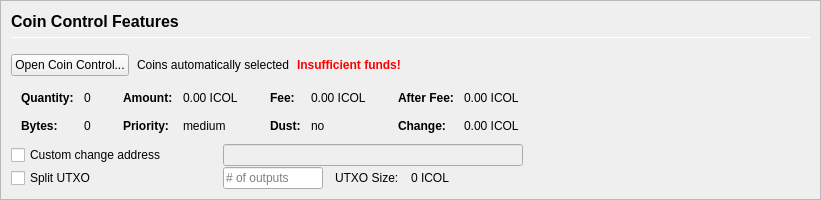
         <widget class="QFrame" name="frameCoinControl">
          <property name="sizePolicy">
           <sizepolicy hsizetype="Expanding" vsizetype="Expanding">
            <horstretch>0</horstretch>
            <verstretch>0</verstretch>
           </sizepolicy>
          </property>
          <property name="maximumSize">
           <size>
            <width>16777215</width>
            <height>16777215</height>
           </size>
          </property>
          <property name="frameShape">
           <enum>QFrame::StyledPanel</enum>
          </property>
          <property name="frameShadow">
           <enum>QFrame::Sunken</enum>
          </property>
          <layout class="QVBoxLayout" name="verticalLayoutCoinControl2">
           <property name="spacing">
            <number>0</number>
           </property>
           <property name="leftMargin">
            <number>0</number>
           </property>
           <property name="topMargin">
            <number>0</number>
           </property>
           <property name="rightMargin">
            <number>0</number>
           </property>
           <property name="bottomMargin">
            <number>0</number>
           </property>
           <item>
            <widget class="QFrame" name="frameCoinControl_BG">
             <layout class="QVBoxLayout" name="verticalLayoutCoinControl" stretch="0,0,0,0,0,0">
              <property name="spacing">
               <number>1</number>
              </property>
              <property name="leftMargin">
               <number>10</number>
              </property>
              <property name="topMargin">
               <number>10</number>
              </property>
              <item>
               <layout class="QHBoxLayout" name="horizontalLayoutCoinControl1">
                <property name="bottomMargin">
                 <number>15</number>
                </property>
                <item>
                 <layout class="QVBoxLayout" name="verticalLayout_3">
                  <property name="spacing">
                   <number>6</number>
                  </property>
                  <item>
                   <widget class="QLabel" name="labelCoinControlFeatures">
                    <property name="sizePolicy">
                     <sizepolicy hsizetype="Preferred" vsizetype="Maximum">
                      <horstretch>0</horstretch>
                      <verstretch>0</verstretch>
                     </sizepolicy>
                    </property>
                    <property name="minimumSize">
                     <size>
                      <width>0</width>
                      <height>20</height>
                     </size>
                    </property>
                    <property name="font">
                     <font>
                      <pointsize>12</pointsize>
                      <weight>75</weight>
                      <bold>true</bold>
                     </font>
                    </property>
                    <property name="styleSheet">
                     <string notr="true">font-weight:bold;</string>
                    </property>
                    <property name="text">
                     <string>Coin Control Features</string>
                    </property>
                   </widget>
                  </item>
                  <item>
                   <widget class="Line" name="line">
                    <property name="minimumSize">
                     <size>
                      <width>0</width>
                      <height>1</height>
                     </size>
                    </property>
                    <property name="maximumSize">
                     <size>
                      <width>16777215</width>
                      <height>1</height>
                     </size>
                    </property>
                    <property name="orientation">
                     <enum>Qt::Horizontal</enum>
                    </property>
                   </widget>
                  </item>
                 </layout>
                </item>
               </layout>
              </item>
              <item>
               <layout class="QHBoxLayout" name="horizontalLayoutCoinControl2" stretch="0,0,0,0">
                <property name="spacing">
                 <number>8</number>
                </property>
                <property name="bottomMargin">
                 <number>10</number>
                </property>
                <item>
                 <widget class="QPushButton" name="pushButtonCoinControl">
                  <property name="styleSheet">
                   <string notr="true"/>
                  </property>
                  <property name="text">
                   <string>Open Coin Control...</string>
                  </property>
                  <property name="autoDefault">
                   <bool>false</bool>
                  </property>
                 </widget>
                </item>
                <item>
                 <widget class="QLabel" name="labelCoinControlAutomaticallySelected">
                  <property name="text">
                   <string>Coins automatically selected</string>
                  </property>
                  <property name="margin">
                   <number>5</number>
                  </property>
                 </widget>
                </item>
                <item>
                 <widget class="QLabel" name="labelCoinControlInsuffFunds">
                  <property name="font">
                   <font>
                    <weight>75</weight>
                    <bold>true</bold>
                   </font>
                  </property>
                  <property name="styleSheet">
                   <string notr="true">color:red;font-weight:bold;</string>
                  </property>
                  <property name="text">
                   <string>Insufficient funds!</string>
                  </property>
                  <property name="margin">
                   <number>5</number>
                  </property>
                 </widget>
                </item>
                <item>
                 <spacer name="horizontalSpacerCoinControl">
                  <property name="orientation">
                   <enum>Qt::Horizontal</enum>
                  </property>
                  <property name="sizeHint" stdset="0">
                   <size>
                    <width>40</width>
                    <height>1</height>
                   </size>
                  </property>
                 </spacer>
                </item>
               </layout>
              </item>
              <item>
               <widget class="QWidget" name="widgetCoinControl" native="true">
                <property name="sizePolicy">
                 <sizepolicy hsizetype="Preferred" vsizetype="Preferred">
                  <horstretch>0</horstretch>
                  <verstretch>0</verstretch>
                 </sizepolicy>
                </property>
                <property name="minimumSize">
                 <size>
                  <width>0</width>
                  <height>0</height>
                 </size>
                </property>
                <property name="styleSheet">
                 <string notr="true"/>
                </property>
                <layout class="QHBoxLayout" name="horizontalLayoutCoinControl5">
                 <property name="leftMargin">
                  <number>0</number>
                 </property>
                 <property name="topMargin">
                  <number>0</number>
                 </property>
                 <property name="rightMargin">
                  <number>0</number>
                 </property>
                 <property name="bottomMargin">
                  <number>0</number>
                 </property>
                 <item>
                  <layout class="QHBoxLayout" name="horizontalLayoutCoinControl3" stretch="0,0,0,1">
                   <property name="spacing">
                    <number>20</number>
                   </property>
                   <property name="topMargin">
                    <number>0</number>
                   </property>
                   <property name="bottomMargin">
                    <number>10</number>
                   </property>
                   <item>
                    <layout class="QFormLayout" name="formLayoutCoinControl1">
                     <property name="horizontalSpacing">
                      <number>10</number>
                     </property>
                     <property name="verticalSpacing">
                      <number>14</number>
                     </property>
                     <property name="leftMargin">
                      <number>10</number>
                     </property>
                     <property name="topMargin">
                      <number>4</number>
                     </property>
                     <property name="rightMargin">
                      <number>6</number>
                     </property>
                     <item row="0" column="0">
                      <widget class="QLabel" name="labelCoinControlQuantityText">
                       <property name="font">
                        <font>
                         <weight>75</weight>
                         <bold>true</bold>
                        </font>
                       </property>
                       <property name="text">
                        <string>Quantity:</string>
                       </property>
                       <property name="margin">
                        <number>0</number>
                       </property>
                      </widget>
                     </item>
                     <item row="0" column="1">
                      <widget class="QLabel" name="labelCoinControlQuantity">
                       <property name="cursor">
                        <cursorShape>IBeamCursor</cursorShape>
                       </property>
                       <property name="contextMenuPolicy">
                        <enum>Qt::ActionsContextMenu</enum>
                       </property>
                       <property name="text">
                        <string notr="true">0</string>
                       </property>
                       <property name="margin">
                        <number>0</number>
                       </property>
                       <property name="textInteractionFlags">
                        <set>Qt::LinksAccessibleByMouse|Qt::TextSelectableByKeyboard|Qt::TextSelectableByMouse</set>
                       </property>
                      </widget>
                     </item>
                     <item row="1" column="0">
                      <widget class="QLabel" name="labelCoinControlBytesText">
                       <property name="font">
                        <font>
                         <weight>75</weight>
                         <bold>true</bold>
                        </font>
                       </property>
                       <property name="text">
                        <string>Bytes:</string>
                       </property>
                      </widget>
                     </item>
                     <item row="1" column="1">
                      <widget class="QLabel" name="labelCoinControlBytes">
                       <property name="cursor">
                        <cursorShape>IBeamCursor</cursorShape>
                       </property>
                       <property name="contextMenuPolicy">
                        <enum>Qt::ActionsContextMenu</enum>
                       </property>
                       <property name="text">
                        <string notr="true">0</string>
                       </property>
                       <property name="textInteractionFlags">
                        <set>Qt::LinksAccessibleByMouse|Qt::TextSelectableByKeyboard|Qt::TextSelectableByMouse</set>
                       </property>
                      </widget>
                     </item>
                    </layout>
                   </item>
                   <item>
                    <layout class="QFormLayout" name="formLayoutCoinControl2">
                     <property name="horizontalSpacing">
                      <number>10</number>
                     </property>
                     <property name="verticalSpacing">
                      <number>14</number>
                     </property>
                     <property name="leftMargin">
                      <number>6</number>
                     </property>
                     <property name="topMargin">
                      <number>4</number>
                     </property>
                     <property name="rightMargin">
                      <number>6</number>
                     </property>
                     <item row="0" column="0">
                      <widget class="QLabel" name="labelCoinControlAmountText">
                       <property name="font">
                        <font>
                         <weight>75</weight>
                         <bold>true</bold>
                        </font>
                       </property>
                       <property name="text">
                        <string>Amount:</string>
                       </property>
                       <property name="margin">
                        <number>0</number>
                       </property>
                      </widget>
                     </item>
                     <item row="0" column="1">
                      <widget class="QLabel" name="labelCoinControlAmount">
                       <property name="cursor">
                        <cursorShape>IBeamCursor</cursorShape>
                       </property>
                       <property name="contextMenuPolicy">
                        <enum>Qt::ActionsContextMenu</enum>
                       </property>
                       <property name="text">
                        <string notr="true">0.00 ICOL</string>
                       </property>
                       <property name="textInteractionFlags">
                        <set>Qt::LinksAccessibleByMouse|Qt::TextSelectableByKeyboard|Qt::TextSelectableByMouse</set>
                       </property>
                      </widget>
                     </item>
                     <item row="1" column="0">
                      <widget class="QLabel" name="labelCoinControlPriorityText">
                       <property name="font">
                        <font>
                         <weight>75</weight>
                         <bold>true</bold>
                        </font>
                       </property>
                       <property name="text">
                        <string>Priority:</string>
                       </property>
                      </widget>
                     </item>
                     <item row="1" column="1">
                      <widget class="QLabel" name="labelCoinControlPriority">
                       <property name="cursor">
                        <cursorShape>IBeamCursor</cursorShape>
                       </property>
                       <property name="contextMenuPolicy">
                        <enum>Qt::ActionsContextMenu</enum>
                       </property>
                       <property name="text">
                        <string>medium</string>
                       </property>
                       <property name="textInteractionFlags">
                        <set>Qt::LinksAccessibleByMouse|Qt::TextSelectableByKeyboard|Qt::TextSelectableByMouse</set>
                       </property>
                      </widget>
                     </item>
                    </layout>
                   </item>
                   <item>
                    <layout class="QFormLayout" name="formLayoutCoinControl3">
                     <property name="horizontalSpacing">
                      <number>10</number>
                     </property>
                     <property name="verticalSpacing">
                      <number>14</number>
                     </property>
                     <property name="leftMargin">
                      <number>6</number>
                     </property>
                     <property name="topMargin">
                      <number>4</number>
                     </property>
                     <property name="rightMargin">
                      <number>6</number>
                     </property>
                     <item row="0" column="0">
                      <widget class="QLabel" name="labelCoinControlFeeText">
                       <property name="font">
                        <font>
                         <weight>75</weight>
                         <bold>true</bold>
                        </font>
                       </property>
                       <property name="text">
                        <string>Fee:</string>
                       </property>
                       <property name="margin">
                        <number>0</number>
                       </property>
                      </widget>
                     </item>
                     <item row="0" column="1">
                      <widget class="QLabel" name="labelCoinControlFee">
                       <property name="cursor">
                        <cursorShape>IBeamCursor</cursorShape>
                       </property>
                       <property name="contextMenuPolicy">
                        <enum>Qt::ActionsContextMenu</enum>
                       </property>
                       <property name="text">
                        <string notr="true">0.00 ICOL</string>
                       </property>
                       <property name="textInteractionFlags">
                        <set>Qt::LinksAccessibleByMouse|Qt::TextSelectableByKeyboard|Qt::TextSelectableByMouse</set>
                       </property>
                      </widget>
                     </item>
                     <item row="1" column="0">
                      <widget class="QLabel" name="labelCoinControlLowOutputText">
                       <property name="font">
                        <font>
                         <weight>75</weight>
                         <bold>true</bold>
                        </font>
                       </property>
                       <property name="text">
                        <string>Dust:</string>
                       </property>
                      </widget>
                     </item>
                     <item row="1" column="1">
                      <widget class="QLabel" name="labelCoinControlLowOutput">
                       <property name="cursor">
                        <cursorShape>IBeamCursor</cursorShape>
                       </property>
                       <property name="contextMenuPolicy">
                        <enum>Qt::ActionsContextMenu</enum>
                       </property>
                       <property name="text">
                        <string>no</string>
                       </property>
                       <property name="textInteractionFlags">
                        <set>Qt::LinksAccessibleByMouse|Qt::TextSelectableByKeyboard|Qt::TextSelectableByMouse</set>
                       </property>
                      </widget>
                     </item>
                    </layout>
                   </item>
                   <item>
                    <layout class="QFormLayout" name="formLayoutCoinControl4">
                     <property name="horizontalSpacing">
                      <number>10</number>
                     </property>
                     <property name="verticalSpacing">
                      <number>14</number>
                     </property>
                     <property name="leftMargin">
                      <number>6</number>
                     </property>
                     <property name="topMargin">
                      <number>4</number>
                     </property>
                     <property name="rightMargin">
                      <number>6</number>
                     </property>
                     <item row="0" column="0">
                      <widget class="QLabel" name="labelCoinControlAfterFeeText">
                       <property name="font">
                        <font>
                         <weight>75</weight>
                         <bold>true</bold>
                        </font>
                       </property>
                       <property name="text">
                        <string>After Fee:</string>
                       </property>
                       <property name="margin">
                        <number>0</number>
                       </property>
                      </widget>
                     </item>
                     <item row="0" column="1">
                      <widget class="QLabel" name="labelCoinControlAfterFee">
                       <property name="cursor">
                        <cursorShape>IBeamCursor</cursorShape>
                       </property>
                       <property name="contextMenuPolicy">
                        <enum>Qt::ActionsContextMenu</enum>
                       </property>
                       <property name="text">
                        <string notr="true">0.00 ICOL</string>
                       </property>
                       <property name="textInteractionFlags">
                        <set>Qt::LinksAccessibleByMouse|Qt::TextSelectableByKeyboard|Qt::TextSelectableByMouse</set>
                       </property>
                      </widget>
                     </item>
                     <item row="1" column="0">
                      <widget class="QLabel" name="labelCoinControlChangeText">
                       <property name="font">
                        <font>
                         <weight>75</weight>
                         <bold>true</bold>
                        </font>
                       </property>
                       <property name="text">
                        <string>Change:</string>
                       </property>
                      </widget>
                     </item>
                     <item row="1" column="1">
                      <widget class="QLabel" name="labelCoinControlChange">
                       <property name="cursor">
                        <cursorShape>IBeamCursor</cursorShape>
                       </property>
                       <property name="contextMenuPolicy">
                        <enum>Qt::ActionsContextMenu</enum>
                       </property>
                       <property name="text">
                        <string notr="true">0.00 ICOL</string>
                       </property>
                       <property name="textInteractionFlags">
                        <set>Qt::LinksAccessibleByMouse|Qt::TextSelectableByKeyboard|Qt::TextSelectableByMouse</set>
                       </property>
                      </widget>
                     </item>
                    </layout>
                   </item>
                  </layout>
                 </item>
                </layout>
               </widget>
              </item>
              <item>
               <layout class="QHBoxLayout" name="horizontalLayoutCoinControl4">
                <property name="spacing">
                 <number>12</number>
                </property>
                <property name="sizeConstraint">
                 <enum>QLayout::SetDefaultConstraint</enum>
                </property>
                <property name="topMargin">
                 <number>0</number>
                </property>
                <property name="rightMargin">
                 <number>0</number>
                </property>
                <item>
                 <widget class="QCheckBox" name="checkBoxCoinControlChange">
                  <property name="sizePolicy">
                   <sizepolicy hsizetype="Preferred" vsizetype="Preferred">
                    <horstretch>0</horstretch>
                    <verstretch>0</verstretch>
                   </sizepolicy>
                  </property>
                  <property name="minimumSize">
                   <size>
                    <width>200</width>
                    <height>0</height>
                   </size>
                  </property>
                  <property name="maximumSize">
                   <size>
                    <width>200</width>
                    <height>16777215</height>
                   </size>
                  </property>
                  <property name="toolTip">
                   <string>If this is activated, but the change address is empty or invalid, change will be sent to a newly generated address.</string>
                  </property>
                  <property name="text">
                   <string>Custom change address</string>
                  </property>
                 </widget>
                </item>
                <item>
                 <widget class="QValidatedLineEdit" name="lineEditCoinControlChange">
                  <property name="enabled">
                   <bool>false</bool>
                  </property>
                  <property name="sizePolicy">
                   <sizepolicy hsizetype="Preferred" vsizetype="Preferred">
                    <horstretch>0</horstretch>
                    <verstretch>0</verstretch>
                   </sizepolicy>
                  </property>
                  <property name="minimumSize">
                   <size>
                    <width>300</width>
                    <height>0</height>
                   </size>
                  </property>
                 </widget>
                </item>
                <item>
                 <widget class="QLabel" name="labelCoinControlChangeLabel">
                  <property name="sizePolicy">
                   <sizepolicy hsizetype="Preferred" vsizetype="Preferred">
                    <horstretch>0</horstretch>
                    <verstretch>0</verstretch>
                   </sizepolicy>
                  </property>
                  <property name="minimumSize">
                   <size>
                    <width>100</width>
                    <height>0</height>
                   </size>
                  </property>
                  <property name="text">
                   <string/>
                  </property>
                  <property name="margin">
                   <number>3</number>
                  </property>
                 </widget>
                </item>
               </layout>
              </item>
              <item>
               <layout class="QHBoxLayout" name="horizontalLayoutCoinControl6">
                <property name="spacing">
                 <number>12</number>
                </property>
                <property name="rightMargin">
                 <number>0</number>
                </property>
                <item>
                 <widget class="QCheckBox" name="splitBlockCheckBox">
                  <property name="sizePolicy">
                   <sizepolicy hsizetype="Preferred" vsizetype="Preferred">
                    <horstretch>0</horstretch>
                    <verstretch>0</verstretch>
                   </sizepolicy>
                  </property>
                  <property name="minimumSize">
                   <size>
                    <width>200</width>
                    <height>0</height>
                   </size>
                  </property>
                  <property name="maximumSize">
                   <size>
                    <width>200</width>
                    <height>16777215</height>
                   </size>
                  </property>
                  <property name="text">
                   <string>Split UTXO</string>
                  </property>
                 </widget>
                </item>
                <item>
                 <widget class="QLineEdit" name="splitBlockLineEdit">
                  <property name="sizePolicy">
                   <sizepolicy hsizetype="Preferred" vsizetype="Preferred">
                    <horstretch>50</horstretch>
                    <verstretch>0</verstretch>
                   </sizepolicy>
                  </property>
                  <property name="minimumSize">
                   <size>
                    <width>100</width>
                    <height>0</height>
                   </size>
                  </property>
                  <property name="maximumSize">
                   <size>
                    <width>100</width>
                    <height>16777215</height>
                   </size>
                  </property>
                  <property name="placeholderText">
                   <string># of outputs</string>
                  </property>
                 </widget>
                </item>
                <item>
                 <widget class="QLabel" name="labelBlockSizeText">
                  <property name="text">
                   <string>UTXO Size:</string>
                  </property>
                 </widget>
                </item>
                <item>
                 <widget class="QLabel" name="labelBlockSize">
                  <property name="text">
                   <string>0 ICOL</string>
                  </property>
                 </widget>
                </item>
                <item>
                 <spacer name="horizontalSpacer_7">
                  <property name="orientation">
                   <enum>Qt::Horizontal</enum>
                  </property>
                  <property name="sizeHint" stdset="0">
                   <size>
                    <width>40</width>
                    <height>20</height>
                   </size>
                  </property>
                 </spacer>
                </item>
               </layout>
              </item>
              <item>
               <spacer name="verticalSpacerCoinControl">
                <property name="orientation">
                 <enum>Qt::Vertical</enum>
                </property>
                <property name="sizeHint" stdset="0">
                 <size>
                  <width>800</width>
                  <height>1</height>
                 </size>
                </property>
               </spacer>
              </item>
             </layout>
            </widget>
           </item>
          </layout>
         </widget>
